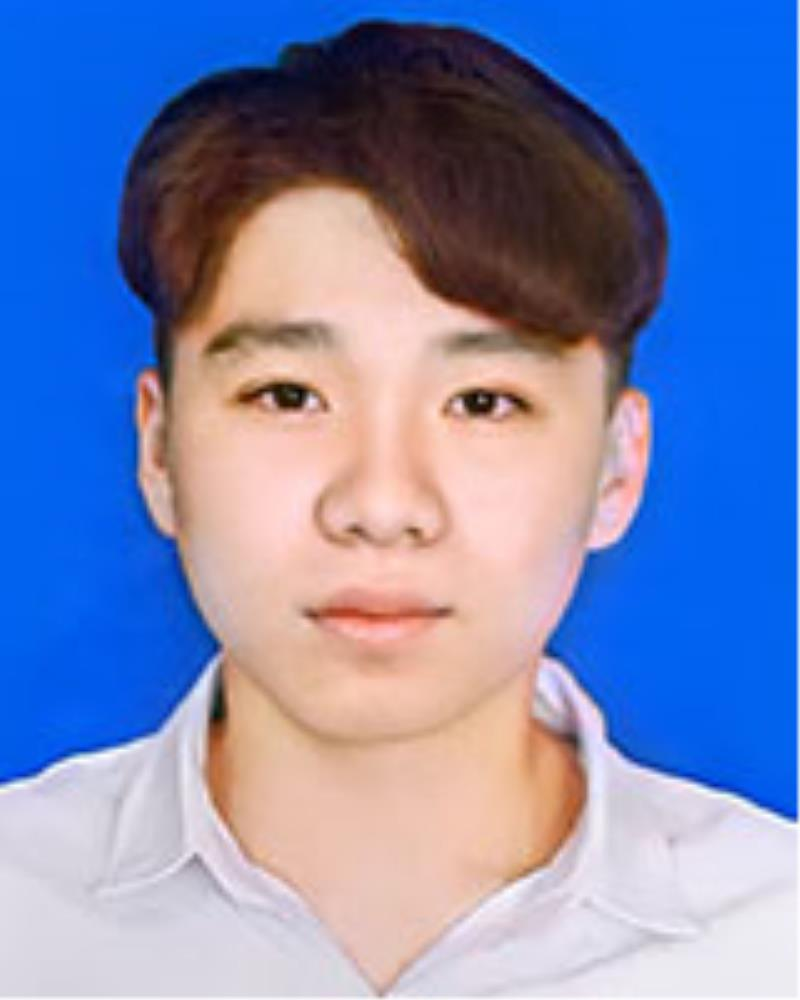
#> input picture pratice/week_1/img/download.png, 800 x 1000 px, found by its file name
$ jupyter execute 21011801_tranky.ipynb
#> lines starting #> are read from the running program, lines starting #| are printed output that depends on the picture
# Import libraries

[cell 1]
import cv2
import matplotlib.pyplot as plt
import numpy as np

[cell 2]
path_img = r'D:\Image-Proccessing\pratice\week_1\img\download.png'

[cell 3]
bgr_img = cv2.imread(path_img)
#> bgr_img is the input picture: shape (1000, 800, 3); mean B, G, R 181.2, 135.7, 121.4
gray_img = cv2.imread(path_img, cv2.IMREAD_GRAYSCALE)
#> gray_img: shape (1000, 800); min 3, max 255, mean 136.6

print('Kích thước ảnh màu',bgr_img.shape)
#| Kích thước ảnh màu (1000, 800, 3)
print('Kích thước ảnh xám',gray_img.shape)
#| Kích thước ảnh xám (1000, 800)

# Chuyển đổi ảnh màu về ảnh xám

[cell 4]
# Cách 1 : Sử dụng hàm cv2.cvtColor()
gray_img_2 = cv2.cvtColor(bgr_img, cv2.COLOR_BGR2GRAY)
plt.imshow(gray_img_2, cmap='gray')

plt.show()

[cell 5]
#Cách 2 : Sử dụng hàm cv2.imread() với flag=zero
gray_img_3 = cv2.imread(path_img, 0)
plt.imshow(gray_img_3, cmap='gray')
plt.show()

[cell 6]
# Cách 3 : Phương pháp trung bình
image = cv2.imread(path_img)
rows, cols, _ = image.shape
#> rows = 1000; cols = 800
gray_image = np.zeros((rows, cols), dtype=np.uint8)

for i in range(rows):
    for j in range(cols):
        # Lấy giá trị màu từ ảnh gốc
        blue, green, red = image[i, j]

        # Tính giá trị ảnh xám dựa trên công thức trọng số
        gray_value = int(0.07 * red + 0.72 * green + 0.21 * blue)

        # Gán giá trị vào ảnh xám
        gray_image[i, j] = gray_value

plt.imshow(gray_image, cmap='gray')

[cell 7]
# Cách 4 : phương pháp linear combination
def rgb2gray(rgb):
    # np.dot thực hiện phép nhân điểm giữa mảng RGB và vector trọng số [0.2989, 0.5870, 0.1140]
    # Trọng số này tương ứng với độ nhạy của mắt người đối với các kênh màu đỏ, xanh lá, và xanh dương.
    return np.dot(rgb[...,:3], [0.2989, 0.5870, 0.1140])


img_gray = rgb2gray(bgr_img)

plt.imshow(img_gray, cmap='gray')
plt.show()

# BGR to RGB conversion

[cell 8]
img = cv2.imread(path_img)
img = cv2.cvtColor(img, cv2.COLOR_BGR2RGB)
plt.imshow(img)
plt.show()

[cell 9]
# BGR to RGB conversion
img_bgr = cv2.imread(path_img)
img_rgb = cv2.cvtColor(img_bgr, cv2.COLOR_BGR2RGB)
plt.imshow(img_rgb)
plt.show()

# RESIZE image

[cell 10]
fx = 0.5
fy = 1.0
img_resized1 = cv2.resize(img_rgb, dsize=None, fx=fx, fy=fy)

print('Kích thước ảnh sau khi resize:', img_resized1.shape)
#| Kích thước ảnh sau khi resize: (1000, 400, 3)
plt.imshow(img_resized1)
plt.show()

[cell 11]
# resize ảnh với tỉ lệ scale_percent
def resize(img, scale_percent):
#> called with scale_percent = 1000
    width = int(img.shape[1] * scale_percent / 100)
#> width = 8000
    height = int(img.shape[0] * scale_percent / 100)
#> height = 10000
    dim = (width, height)
#> dim = (8000, 10000)
    return cv2.resize(img, dim, interpolation = cv2.INTER_AREA)
img_resized = resize(img_rgb, 1000)
print('Kích thước ảnh sau khi resize:', img_resized.shape)
#| Kích thước ảnh sau khi resize: (10000, 8000, 3)
plt.imshow(img_resized)
plt.show()

[cell 12]
# Thay đổi kích thước ảnh với Nearest Neighbor Interpolation
img_resized_nn = cv2.resize(img_rgb, (200, 200), interpolation=cv2.INTER_NEAREST)

plt.imshow(img_resized_nn)
plt.title("Nearest Neighbor Interpolation")
plt.show()

[cell 13]
# Thay đổi kích thước ảnh với Bilinear Interpolation
img_resized_bilinear = cv2.resize(img_rgb, (200, 200), interpolation=cv2.INTER_LINEAR)
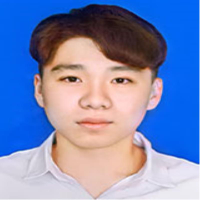
#> img_resized_bilinear: shape (200, 200, 3); mean R, G, B 121.5, 135.8, 181.4

plt.imshow(img_resized_bilinear)
plt.title("Bilinear Interpolation")
plt.show()

# Crop image

[cell 14]
img_crop = img[:200, :200] # crop image from (0, 0) to (200, 200)
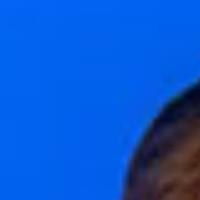
#> img_crop: shape (200, 200, 3); mean R, G, B 9.7, 87.4, 206.7

plt.imshow(img_crop)
plt.show()

[cell 15]
img_crop1 = img[20:750, 120:670] # crop image from (20, 120) to (750, 670)
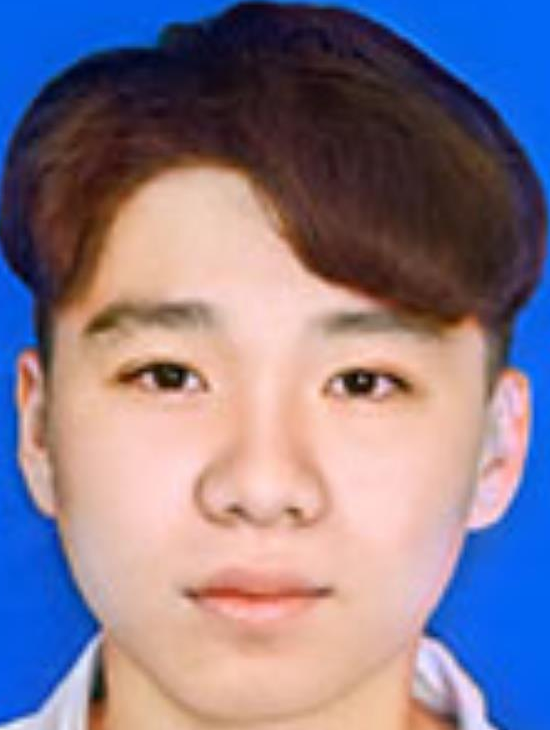
#> img_crop1: shape (730, 550, 3); mean R, G, B 133.9, 121.3, 139

plt.imshow(img_crop1)
plt.show()

# Xoay image

[cell 16]
rotate_img = cv2.rotate(img, cv2.ROTATE_90_CLOCKWISE) # xoay 90 độ theo chiều kim đồng hồ
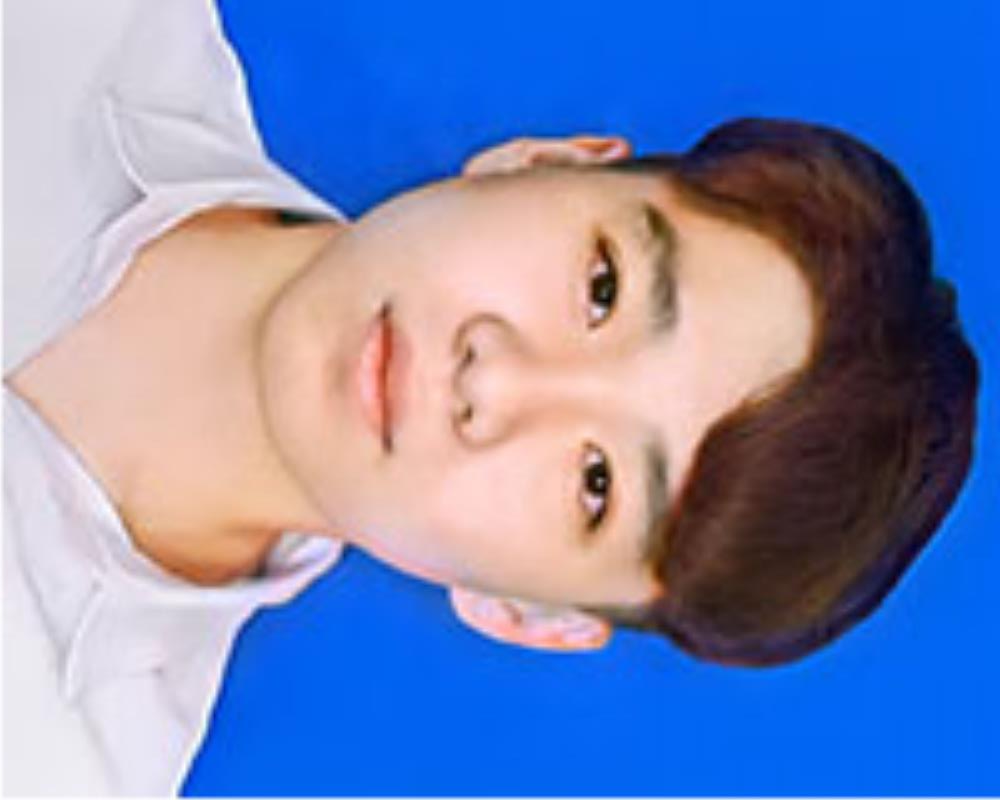
#> rotate_img: shape (800, 1000, 3); mean R, G, B 121.4, 135.7, 181.2

plt.imshow(rotate_img)
plt.show()

[cell 17]
rotate_img1 = cv2.rotate(img, cv2.ROTATE_90_COUNTERCLOCKWISE) # xoay 90 độ ngược chiều kim đồng hồ
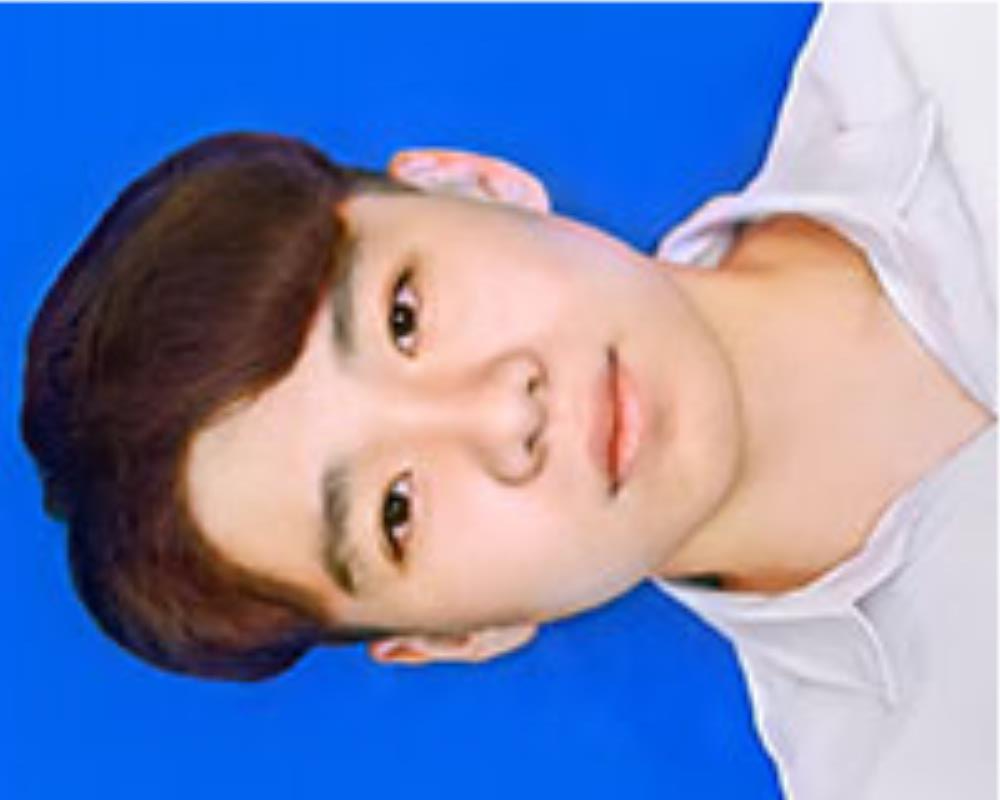
#> rotate_img1: shape (800, 1000, 3); mean R, G, B 121.4, 135.7, 181.2

plt.imshow(rotate_img1)
plt.show()

[cell 18]
rotate_img2 = cv2.rotate(img, cv2.ROTATE_180) # xoay 180 độ
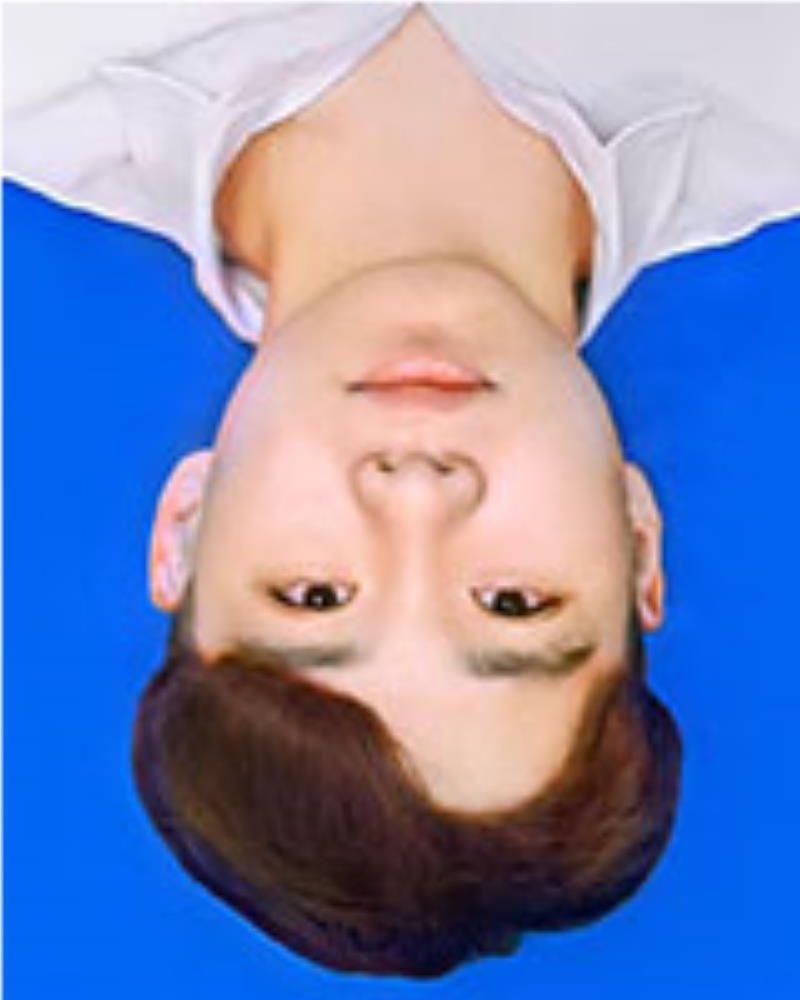
#> rotate_img2: shape (1000, 800, 3); mean R, G, B 121.4, 135.7, 181.2

plt.imshow(rotate_img2)
plt.show()

# Điều chỉnh độ sáng tối

[cell 19]
# Điều chỉnh đọ sáng và độ tương phản
result = img.copy()
result = result + 50
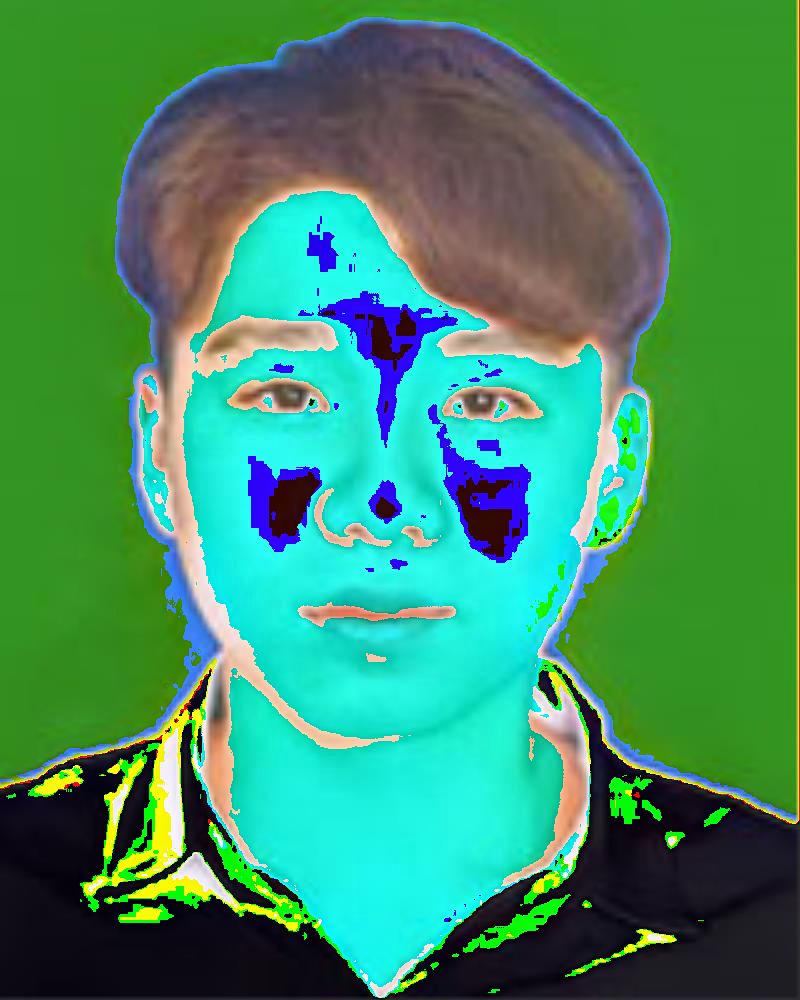
#> result: shape (1000, 800, 3); mean R, G, B 62.5, 142.9, 99.6
plt.imshow(result,cmap='gray')
plt.show()

# Xóa vùng ảnh

[cell 20]
# Xóa vùng ảnh
result1 = img_gray.copy()
result1[100:300, 100:300] = 255 # gán giá trị 255 cho vùng ảnh có tọa độ từ (100, 100) đến (300, 300)
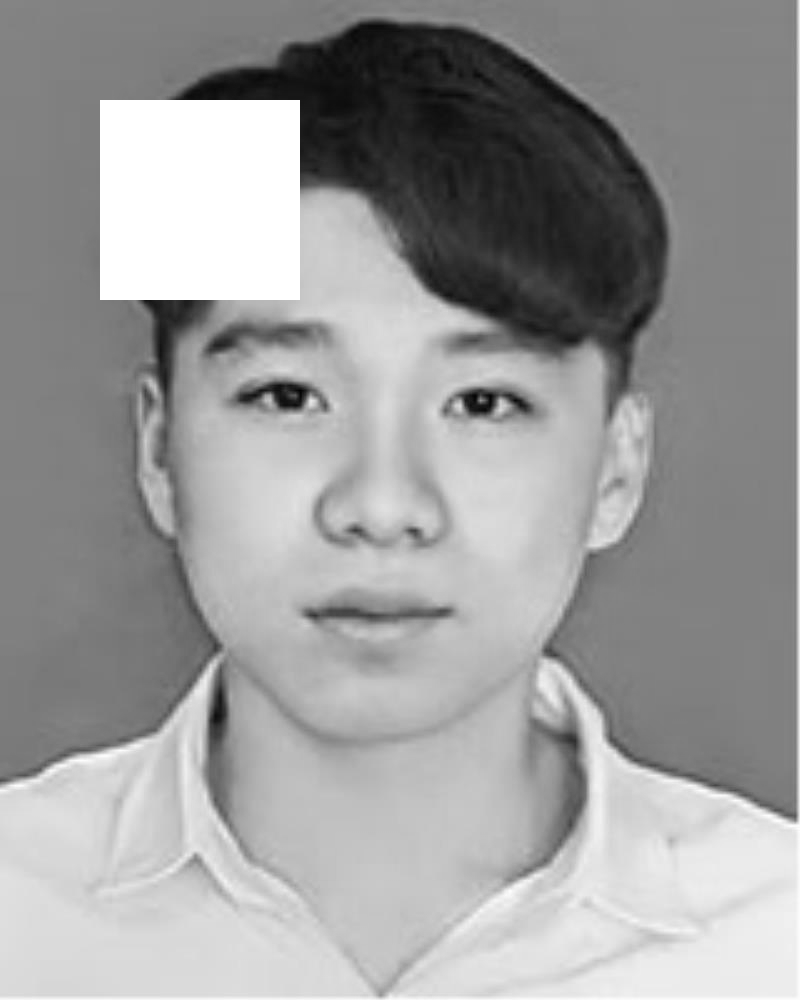
#> result1: shape (1000, 800) float64; min 1.6, max 255, mean 156.5
plt.imshow(result1, cmap='gray')

plt.show()
